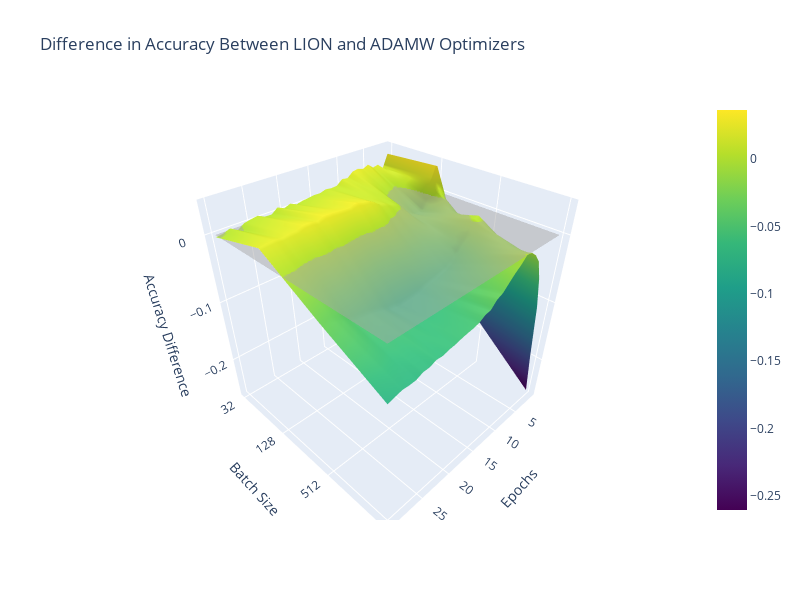

The notebook cell this image was saved under:
### Code cell
import json
import numpy as np
import plotly.graph_objs as go

# File names
file_names = [
    "adamW_VIT_batchSize_ablation_valid_accuracy.json",
    "lion_VIT_batchSize_ablation_vallid_accuracy.json",
]

# Initialize lists to store data for both files
data_adamW = []
data_lion = []

# Load data from both files
for file_name in file_names:
    with open(f'{file_name}', 'r') as file:
        data = json.load(file)
        if "adamW" in file_name:
            data_adamW = [values for lr, values in data.items()]
        elif "lion" in file_name:
            data_lion = [values for lr, values in data.items()]

# Convert the accuracy data to 2D NumPy arrays
accuracy_data_adamW = np.array(data_adamW)
accuracy_data_lion = np.array(data_lion)

# Calculate the difference
accuracy_difference = accuracy_data_lion - accuracy_data_adamW

# Create a 2D grid for X and Y (epochs and Batch Sizes)
epochs = np.arange(1, len(accuracy_difference[0]) + 1)
learning_rates = np.array([str(lr) for lr in data.keys()])

# Create a trace for the 3D surface plot of the difference
trace_diff = go.Surface(x=epochs, y=learning_rates,
                        z=accuracy_difference, colorscale='Viridis')

# Create a trace for the light shape plane at z = 0
z_zero_plane = np.zeros(accuracy_difference.shape)
trace_zero_plane = go.Surface(
    x=epochs,
    y=learning_rates,
    z=z_zero_plane,
    colorscale='Greys',
    showscale=False,
    opacity=0.5
)

# Create a layout for the plot
layout_diff = go.Layout(
    scene=dict(
        xaxis=dict(title='Epochs'),
        yaxis=dict(title='Batch Size'),
        zaxis=dict(title='Accuracy Difference'),
    ),
    title='Difference in Accuracy Between LION and ADAMW Optimizers',
    width=800,  # Set the width of the plot
    height=600,  # Set the height of the plot
)

# Create a figure and add the traces with the layouts
fig_diff = go.Figure(data=[trace_diff, trace_zero_plane], layout=layout_diff)
fig_diff.show()

### Figure 1 — Plotly figure (JSON) as saved in the notebook; plotly's stock layout.template omitted (floating-point values rounded to 4 significant figures)
{"data": [{"colorscale": [[0, "#440154"], [0.1111, "#482878"], [0.2222, "#3e4989"], [0.3333, "#31688e"], [0.4444, "#26828e"], [0.5556, "#1f9e89"], [0.6667, "#35b779"], [0.7778, "#6ece58"], [0.8889, "#b5de2b"], [1, "#fde725"]], "type": "surface", "x": [1, 2, 3, 4, 5, 6, 7, 8, 9, 10, 11, 12, 13, 14, 15, 16, 17, 18, 19, 20, 21, 22, 23, 24, 25, 26, 27, 28, 29, 30], "y": ["32", "128", "512", "1024"], "z": [[0.03092, 0.01101, 0.019, 0.01716, 0.02411, 0.02031, 0.02293, 0.02136, 0.01428, 0.01559, 0.008647, 0.00773, 0.00904, 0.006288, 0.00655, 0.005371, 0.004455, 0.002227, 0.006289, 0.002883, 0.007206, 0.000524, 0.000786, 0.005372, 0.00393, 0.002096, -0.004061, 0.001703, -0.001835, -0.003144], [0.03642, 0.01677, -0.007861, -0.02319, -0.02397, -0.01821, -0.01546, -0.002096, 0.003537, 0.005765, 0.011, 0.01297, 0.01978, 0.02411, 0.02529, 0.02804, 0.02476, 0.02529, 0.02607, 0.02712, 0.02738, 0.02371, 0.02568, 0.02555, 0.02214, 0.02175, 0.02031, 0.02149, 0.0207, 0.01939], [-0.182, -0.04861, -0.01114, 0.003275, 0.000917, -0.01087, -0.02515, -0.03839, -0.04651, -0.05201, -0.05437, -0.05686, -0.05804, -0.06013, -0.0642, -0.06485, -0.06577, -0.06668, -0.0638, -0.06302, -0.05804, -0.05542, -0.05253, -0.05109, -0.04926, -0.04599, -0.04009, -0.03616, -0.03328, -0.02987], [-0.2606, -0.1877, -0.0976, -0.04992, -0.02031, -0.008123, -0.000918, 0.000786, -0.008385, -0.0152, -0.02371, -0.03249, -0.03642, -0.04559, -0.04743, -0.05293, -0.05502, -0.0562, -0.05777, -0.06013, -0.06105, -0.06354, -0.06275, -0.06642, -0.06668, -0.07075, -0.07114, -0.07048, -0.07297, -0.07533]]}, {"colorscale": [[0, "rgb(255,255,255)"], [0.125, "rgb(240,240,240)"], [0.25, "rgb(217,217,217)"], [0.375, "rgb(189,189,189)"], [0.5, "rgb(150,150,150)"], [0.625, "rgb(115,115,115)"], [0.75, "rgb(82,82,82)"], [0.875, "rgb(37,37,37)"], [1, "rgb(0,0,0)"]], "opacity": 0.5, "showscale": false, "type": "surface", "x": [1, 2, 3, 4, 5, 6, 7, 8, 9, 10, 11, 12, 13, 14, 15, 16, 17, 18, 19, 20, 21, 22, 23, 24, 25, 26, 27, 28, 29, 30], "y": ["32", "128", "512", "1024"], "z": [[0, 0, 0, 0, 0, 0, 0, 0, 0, 0, 0, 0, 0, 0, 0, 0, 0, 0, 0, 0, 0, 0, 0, 0, 0, 0, 0, 0, 0, 0], [0, 0, 0, 0, 0, 0, 0, 0, 0, 0, 0, 0, 0, 0, 0, 0, 0, 0, 0, 0, 0, 0, 0, 0, 0, 0, 0, 0, 0, 0], [0, 0, 0, 0, 0, 0, 0, 0, 0, 0, 0, 0, 0, 0, 0, 0, 0, 0, 0, 0, 0, 0, 0, 0, 0, 0, 0, 0, 0, 0], [0, 0, 0, 0, 0, 0, 0, 0, 0, 0, 0, 0, 0, 0, 0, 0, 0, 0, 0, 0, 0, 0, 0, 0, 0, 0, 0, 0, 0, 0]]}], "layout": {"height": 600, "scene": {"xaxis": {"title": {"text": "Epochs"}}, "yaxis": {"title": {"text": "Batch Size"}}, "zaxis": {"title": {"text": "Accuracy Difference"}}}, "title": {"text": "Difference in Accuracy Between LION and ADAMW Optimizers"}, "width": 800}}
